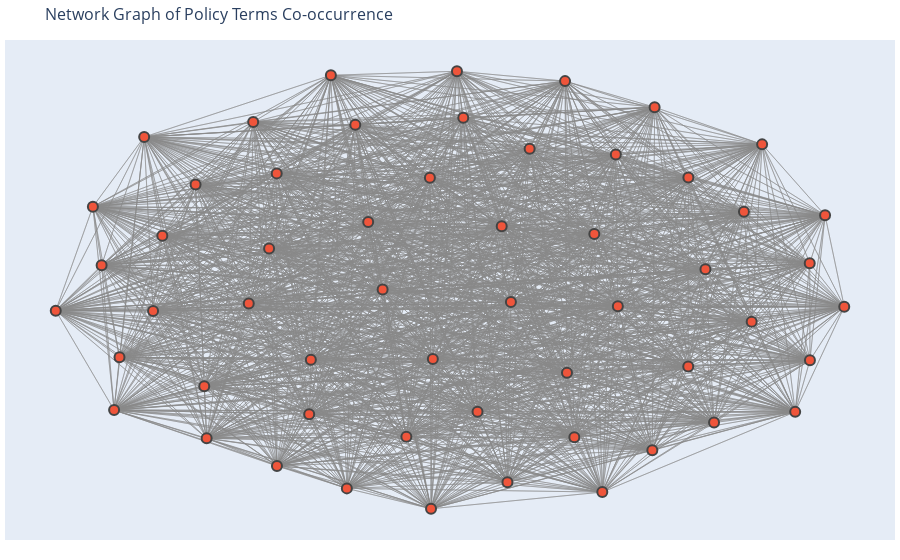

Notebook cell for this chart:
### Code cell
import pandas as pd
import networkx as nx
import matplotlib.pyplot as plt
import plotly.graph_objects as go
import os
import pandas as pd



# Directory containing the CSV files
directory = 'C:/Users/Public/Documents/UNCC/2024 SPRING/ITCS 6124 - Illustrative Visualization/Assignments/Project_Communication/IV-Communication-Project/policy'

# List all files in the directory
files = os.listdir(directory)

# Filter out only the files ending with '_policy'
policy_terms = [file for file in files if file.endswith('_policy.csv')]

# Define the common column names
common_columns = ['date', 'policy', 'Restrict/Close', 'Opening (State)', 'Deferring to County', 'Testing', 'Education', 'Health/Medical', 'Emergency Level', 'Transportation', 'Budget', 'Social Distancing', 'Other', 'Vaccine']

# Concatenate policy text from all states into a single string
policy_text = ''
for file in policy_terms:
    file_path = os.path.join(directory, file)
    df = pd.read_csv(file_path, names=common_columns)
    policy_text += ' '.join(df['policy'].dropna()) + ' '


    


# Create a directed graph
G = nx.DiGraph()

# Add nodes for each policy term
for term in policy_terms:
    G.add_node(term)

# Calculate co-occurrence of terms
co_occurrence_matrix = pd.DataFrame(0, index=policy_terms, columns=policy_terms)
for sentence in policy_text.split('.'):
    for term1 in policy_terms:
        if term1 in sentence:
            for term2 in policy_terms:
                if term2 in sentence and term1 != term2:
                    co_occurrence_matrix.loc[term1, term2] += 1

# Add edges based on co-occurrence
for term1 in policy_terms:
    for term2 in policy_terms:
        if co_occurrence_matrix.loc[term1, term2] > 0:
            G.add_edge(term1, term2, weight=co_occurrence_matrix.loc[term1, term2])

# Add edges between all pairs of nodes to ensure full connectivity
for term1 in policy_terms:
    for term2 in policy_terms:
        if term1 != term2:
            G.add_edge(term1, term2)

# Calculate positions for the nodes
pos = nx.spring_layout(G, seed=42)

# Create edge traces
edge_trace = go.Scatter(
    x=[],
    y=[],
    line=dict(width=0.5, color='#888'),
    hoverinfo='none',
    mode='lines')

# Create node traces
node_trace = go.Scatter(
    x=[],
    y=[],
    text=[],
    mode='markers',
    hoverinfo='text',
    marker=dict(
        showscale=False,
        colorscale='YlGnBu',
        size=10,
        colorbar=dict(
            thickness=15,
            title='Node Connections',
            xanchor='left',
            titleside='right'
        ),
        line_width=2))

# Add positions to node and edge traces
for node in G.nodes():
    x, y = pos[node]
    node_trace['x'] += (x,)
    node_trace['y'] += (y,)
    node_trace['text'] += (node,)

for edge in G.edges():
    x0, y0 = pos[edge[0]]
    x1, y1 = pos[edge[1]]
    edge_trace['x'] += (x0, x1, None)
    edge_trace['y'] += (y0, y1, None)

# Create network graph figure
fig = go.Figure(data=[edge_trace, node_trace],
                layout=go.Layout(
                    title='Network Graph of Policy Terms Co-occurrence',
                    titlefont_size=16,
                    showlegend=False,
                    hovermode='closest',
                    margin=dict(b=20, l=5, r=5, t=40),
                    annotations=[dict(
                        text="",
                        showarrow=False,
                        xref="paper", yref="paper",
                        x=0.005, y=-0.002)],
                    xaxis=dict(showgrid=False, zeroline=False, showticklabels=False),
                    yaxis=dict(showgrid=False, zeroline=False, showticklabels=False))
                )

# Show the network graph
fig.show()

### Figure 1 — Plotly figure (JSON) as saved in the notebook; plotly's stock layout.template omitted (floating-point values rounded to 4 significant figures; data arrays with more than 128 entries replaced by an {"elided": "..."} marker saying what was removed)
{"data": [{"hoverinfo": "none", "line": {"color": "#888", "width": 0.5}, "mode": "lines", "type": "scatter", "x": {"elided": "8910 float values"}, "y": {"elided": "8910 float values"}}, {"hoverinfo": "text", "marker": {"colorbar": {"thickness": 15, "title": {"side": "right", "text": "Node Connections"}, "xanchor": "left"}, "colorscale": [[0, "rgb(255,255,217)"], [0.125, "rgb(237,248,177)"], [0.25, "rgb(199,233,180)"], [0.375, "rgb(127,205,187)"], [0.5, "rgb(65,182,196)"], [0.625, "rgb(29,145,192)"], [0.75, "rgb(34,94,168)"], [0.875, "rgb(37,52,148)"], [1, "rgb(8,29,88)"]], "line": {"width": 2}, "showscale": false, "size": 10}, "mode": "markers", "text": ["Alabama_policy.csv", "Alaska_policy.csv", "American Samoa_policy.csv", "Arizona_policy.csv", "Arkansas_policy.csv", "California_policy.csv", "Colorado_policy.csv", "Connecticut_policy.csv", "Delaware_policy.csv", "DistrictofColumbia_policy.csv", "Florida_policy.csv", "Georgia_policy.csv", "Guam_policy.csv", "Hawaii_policy.csv", "Idaho_policy.csv", "Illinois_policy.csv", "Indiana_policy.csv", "Iowa_policy.csv", "Kansas_policy.csv", "Kentucky_policy.csv", "Louisiana_policy.csv", "Maine_policy.csv", "Maryland_policy.csv", "Massachusetts_policy.csv", "Michigan_policy.csv", "Minnesota_policy.csv", "Mississippi_policy.csv", "Missouri_policy.csv", "Montana_policy.csv", "Nebraska_policy.csv", "Nevada_policy.csv", "New Hampshire_policy.csv", "New Jersey_policy.csv", "New Mexico_policy.csv", "New York_policy.csv", "North Carolina_policy.csv", "North Dakota_policy.csv", "Ohio_policy.csv", "Oklahoma_policy.csv", "Oregon_policy.csv", "Pennsylvania_policy.csv", "Puerto Rico_policy.csv", "Rhode Island_policy.csv", "South Carolina_policy.csv", "South Dakota_policy.csv", "Tennessee_policy.csv", "Texas_policy.csv", "Utah_policy.csv", "Vermont_policy.csv", "Virgin Islands_policy.csv", "Virginia_policy.csv", "Washington_policy.csv", "West Virginia_policy.csv", "Wisconsin_policy.csv", "Wyoming_policy.csv"], "type": "scatter", "x": [-0.4443, -0.5031, 0.05702, -0.216, -0.3632, 0.1404, 0.8501, 0.1174, 0.2803, 0.7415, 0.5834, -0.06188, 0.1871, 0.4023, 0.3686, -0.6469, -0.3091, -0.6252, 0.5831, -0.05905, -0.8369, -0.9033, -0.996, 0.4991, -0.7752, -0.05453, -0.5141, 0.9247, -0.1207, 0.4074, -0.1799, -0.4437, -0.6192, -0.8815, 0.005675, 0.2988, -0.7299, 0.626, -0.4634, 0.3486, -0.2482, 0.6475, -0.3591, 0.7222, 0.7676, -0.8503, 0.8869, 0.9726, 0.1317, 0.02143, 0.2755, -0.753, 0.8864, 0.4934, -0.2692], "y": [0.5241, 0.7578, -0.5587, 0.3029, -0.5701, -0.06054, -0.5597, 0.284, -0.3821, -0.1504, 0.5055, 0.5043, 0.6356, 0.6097, -0.9242, 0.4732, 0.97, -0.4434, -0.3538, -1, -0.312, 0.3729, -0.0998, 0.8248, 0.6893, -0.3193, -0.06768, 0.3336, -0.6729, -0.07925, -0.003246, -0.8055, -0.6797, 0.1066, 0.9882, -0.6755, 0.2405, 0.08878, 0.183, 0.2491, 0.7447, -0.6084, -0.3232, 0.3496, 0.6559, -0.5515, -0.325, -0.08188, -0.8795, 0.7774, 0.9434, -0.1013, 0.1158, -0.7345, -0.9074]}], "layout": {"annotations": [{"showarrow": false, "text": "", "x": 0.005, "xref": "paper", "y": -0.002, "yref": "paper"}], "hovermode": "closest", "margin": {"b": 20, "l": 5, "r": 5, "t": 40}, "showlegend": false, "title": {"font": {"size": 16}, "text": "Network Graph of Policy Terms Co-occurrence"}, "xaxis": {"showgrid": false, "showticklabels": false, "zeroline": false}, "yaxis": {"showgrid": false, "showticklabels": false, "zeroline": false}}}
